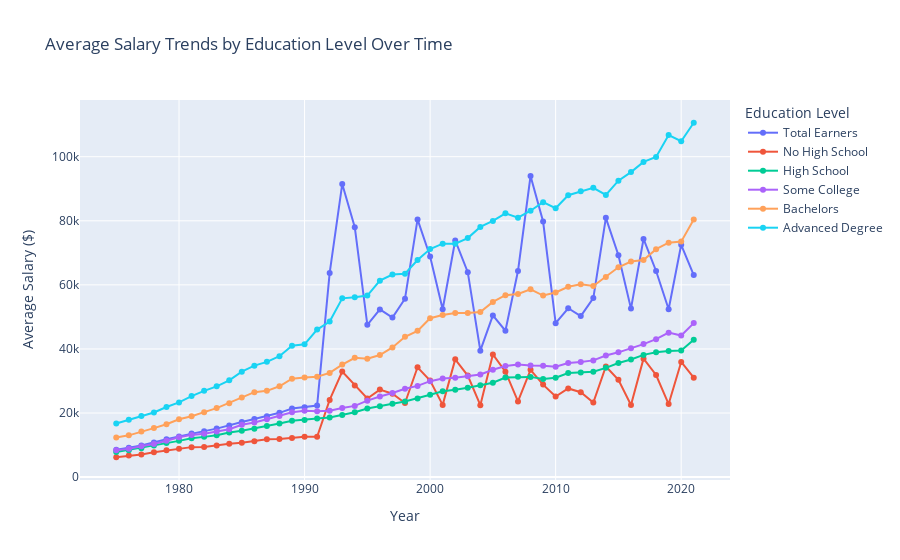

Notebook cell for this chart:
### Markdown cell above
The graph depicts the distribution of education levels within the U.S. workforce over time, using what appears to be a stacked area chart. The chart spans from 1975 to 2021 and illustrates the number of workers (earners) within each education category. Here's what the graph reveals:

**Advanced Degree:**

In 1975, individuals with an advanced degree constituted approximately 6.6% of the workforce. By 2021, this figure has grown to 14.87%, more than doubling over the 46-year period.

**Bachelor's Degree:**

The portion of the workforce with a bachelor's degree has also grown considerably. It stands at 25.33% in 2021, indicating a significant increase, although the graph doesn't provide the exact figure for 1975 for direct comparison.

**Some College:**

Workers with some college education, but no degree, represent 26.63% of the workforce in 2021. This category has seen growth, suggesting a substantial number of people have pursued higher education to some extent.

**High School Diploma:**

The high school diploma category has experienced a relative decline in terms of percentage share of the workforce. It has decreased from being the largest category in 1975 to 26.58% in 2021.

**No High School Diploma:**

There has been a significant reduction in the percentage of the workforce without a high school diploma, from being a substantial portion in 1975 to just 6.59% in 2021. Total Workforce Increase: The total number of workers has grown from 97,881 in 1975 to 165,282 in 2021. This shows overall growth in the workforce, alongside the shifts in educational attainment.

### Code cell
import plotly.graph_objects as go

fig = go.Figure()

fig.add_trace(go.Scatter(x=salaries_df['year'], y=salaries_df['total_earners_salary'], mode='lines+markers', name='Total Earners'))
fig.add_trace(go.Scatter(x=salaries_df['year'], y=salaries_df['no_high_school_salary'], mode='lines+markers', name='No High School'))
fig.add_trace(go.Scatter(x=salaries_df['year'], y=salaries_df['high_school_salary'], mode='lines+markers', name='High School'))
fig.add_trace(go.Scatter(x=salaries_df['year'], y=salaries_df['some_college_salary'], mode='lines+markers', name='Some College'))
fig.add_trace(go.Scatter(x=salaries_df['year'], y=salaries_df['bachelors_salary'], mode='lines+markers', name='Bachelors'))
fig.add_trace(go.Scatter(x=salaries_df['year'], y=salaries_df['adv_salary'], mode='lines+markers', name='Advanced Degree'))

fig.update_layout(title='Average Salary Trends by Education Level Over Time',
                  xaxis_title='Year',
                  yaxis_title='Average Salary ($)',
                  legend_title='Education Level',
                  hovermode='x unified')

fig.show()

### Figure 1 — Plotly figure (JSON) as saved in the notebook; plotly's stock layout.template omitted (floating-point values rounded to 4 significant figures)
{"data": [{"mode": "lines+markers", "name": "Total Earners", "type": "scatter", "x": [2021, 2020, 2019, 2018, 2017, 2016, 2015, 2014, 2013, 2012, 2011, 2010, 2009, 2008, 2007, 2006, 2005, 2004, 2003, 2002, 2001, 2000, 1999, 1998, 1997, 1996, 1995, 1994, 1993, 1992, 1991, 1990, 1989, 1988, 1987, 1986, 1985, 1984, 1983, 1982, 1981, 1980, 1979, 1978, 1977, 1976, 1975], "y": [63050, 72520, 52380, 64340, 74320, 52590, 69240, 80930, 55880, 50260, 52700, 48050, 79770, 93980, 64320, 45680, 50460, 39460, 63970, 73860, 52390, 68850, 80440, 55670, 49810, 52340, 47540, 78010, 91460, 63720, 22332, 21793, 21414, 20060, 19016, 18149, 17181, 16083, 15137, 14351, 13624, 12665, 11795, 10812, 9887, 9180, 8552]}, {"mode": "lines+markers", "name": "No High School", "type": "scatter", "x": [2021, 2020, 2019, 2018, 2017, 2016, 2015, 2014, 2013, 2012, 2011, 2010, 2009, 2008, 2007, 2006, 2005, 2004, 2003, 2002, 2001, 2000, 1999, 1998, 1997, 1996, 1995, 1994, 1993, 1992, 1991, 1990, 1989, 1988, 1987, 1986, 1985, 1984, 1983, 1982, 1981, 1980, 1979, 1978, 1977, 1976, 1975], "y": [31050, 35940, 22810, 31870, 36980, 22490, 30360, 34530, 23270, 26490, 27670, 25140, 28870, 33490, 23620, 32900, 38300, 22450, 31700, 36750, 22540, 30140, 34280, 23130, 26010, 27320, 24520, 28620, 32940, 24090, 12613, 12582, 12242, 11889, 11824, 11203, 10726, 10384, 9853, 9387, 9357, 8845, 8420, 7759, 7066, 6720, 6198]}, {"mode": "lines+markers", "name": "High School", "type": "scatter", "x": [2021, 2020, 2019, 2018, 2017, 2016, 2015, 2014, 2013, 2012, 2011, 2010, 2009, 2008, 2007, 2006, 2005, 2004, 2003, 2002, 2001, 2000, 1999, 1998, 1997, 1996, 1995, 1994, 1993, 1992, 1991, 1990, 1989, 1988, 1987, 1986, 1985, 1984, 1983, 1982, 1981, 1980, 1979, 1978, 1977, 1976, 1975], "y": [42850, 39498, 39371, 38936, 38145, 36702, 35615, 34099, 32881, 32630, 32493, 30999, 30627, 31283, 31286, 31071, 29448, 28645, 27915, 27280, 26795, 25692, 24551, 23594, 22895, 22154, 21431, 20248, 19422, 18637, 18261, 17820, 17594, 16750, 15939, 15120, 14457, 13893, 13044, 12560, 12109, 11314, 10624, 9834, 9013, 8393, 7843]}, {"mode": "lines+markers", "name": "Some College", "type": "scatter", "x": [2021, 2020, 2019, 2018, 2017, 2016, 2015, 2014, 2013, 2012, 2011, 2010, 2009, 2008, 2007, 2006, 2005, 2004, 2003, 2002, 2001, 2000, 1999, 1998, 1997, 1996, 1995, 1994, 1993, 1992, 1991, 1990, 1989, 1988, 1987, 1986, 1985, 1984, 1983, 1982, 1981, 1980, 1979, 1978, 1977, 1976, 1975], "y": [48070, 44176, 45091, 43053, 41507, 40201, 38943, 37945, 36428, 35943, 35585, 34469, 34773, 34808, 35138, 34650, 33496, 32012, 31498, 31046, 30782, 29939, 28469, 27566, 26235, 25181, 23862, 22226, 21539, 20680, 20551, 20694, 20255, 19066, 18054, 17073, 16349, 14936, 14245, 13503, 13176, 12409, 11377, 10357, 9607, 8813, 8388]}, {"mode": "lines+markers", "name": "Bachelors", "type": "scatter", "x": [2021, 2020, 2019, 2018, 2017, 2016, 2015, 2014, 2013, 2012, 2011, 2010, 2009, 2008, 2007, 2006, 2005, 2004, 2003, 2002, 2001, 2000, 1999, 1998, 1997, 1996, 1995, 1994, 1993, 1992, 1991, 1990, 1989, 1988, 1987, 1986, 1985, 1984, 1983, 1982, 1981, 1980, 1979, 1978, 1977, 1976, 1975], "y": [80380, 73499, 73163, 71155, 67763, 67267, 65482, 62466, 59661, 60159, 59415, 57619, 56665, 58613, 57181, 56788, 54689, 51554, 51206, 51194, 50623, 49595, 45644, 43782, 40478, 38112, 36980, 37224, 35121, 32525, 31323, 31112, 30736, 28344, 26919, 26511, 24877, 23072, 21532, 20272, 19006, 18075, 16514, 15291, 14207, 13033, 12332]}, {"mode": "lines+markers", "name": "Advanced Degree", "type": "scatter", "x": [2021, 2020, 2019, 2018, 2017, 2016, 2015, 2014, 2013, 2012, 2011, 2010, 2009, 2008, 2007, 2006, 2005, 2004, 2003, 2002, 2001, 2000, 1999, 1998, 1997, 1996, 1995, 1994, 1993, 1992, 1991, 1990, 1989, 1988, 1987, 1986, 1985, 1984, 1983, 1982, 1981, 1980, 1979, 1978, 1977, 1976, 1975], "y": [110600, 104833, 106766, 99919, 98369, 95203, 92525, 88056, 90304, 89253, 87981, 83930, 85818, 83144, 80977, 82320, 79946, 78093, 74602, 72824, 72869, 71194, 67756, 63473, 63229, 61317, 56667, 56105, 55789, 48548, 46038, 41458, 41019, 37724, 35968, 34787, 32909, 30192, 28333, 26915, 25281, 23308, 21874, 20173, 19077, 17911, 16725]}], "layout": {"hovermode": "x unified", "legend": {"title": {"text": "Education Level"}}, "title": {"text": "Average Salary Trends by Education Level Over Time"}, "xaxis": {"title": {"text": "Year"}}, "yaxis": {"title": {"text": "Average Salary ($)"}}}}
